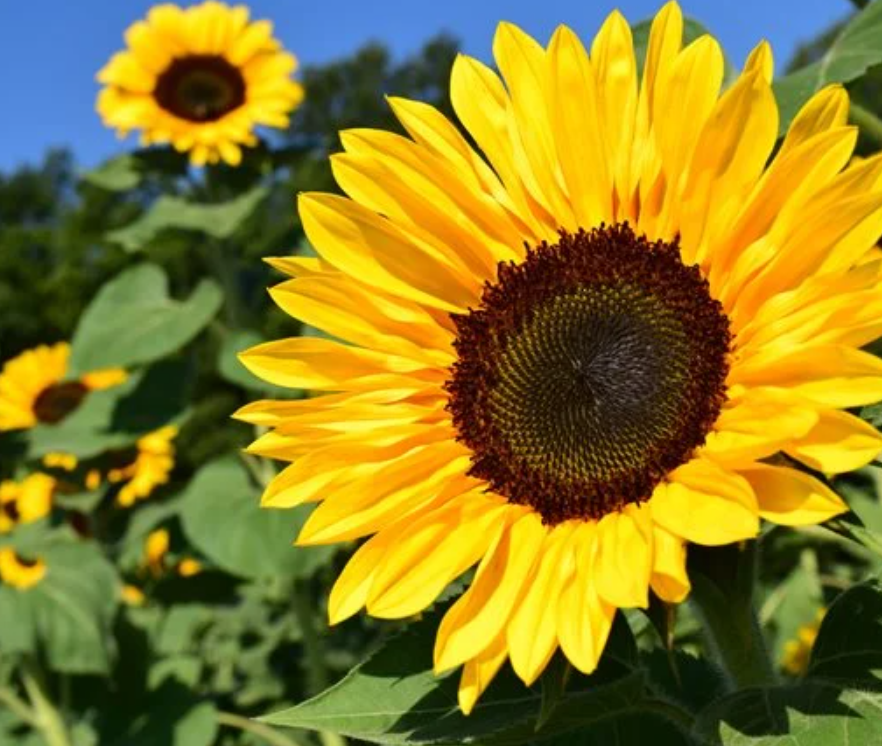
#> input picture flaskr/tools/numpyPandasPlotly/sci_py/2d_image_flower.PNG, 882 x 746 px, found by its file name
$ python scipy_fft2_filter.py
#> lines starting #> are read from the running program, lines starting #| are printed output that depends on the picture; long printed decimals are rounded
from skimage import color
from skimage import io
import matplotlib.pyplot as plt
from scipy.fft import fft, ifft, fft2, ifft2
import numpy as np

img_load = io.imread('flaskr/tools/numpyPandasPlotly/sci_py/2d_image_flower.PNG')
#> img_load is the input picture: shape (746, 882, 4); mean R, G, B, A 139.8, 126.2, 36.8, 255
rgb_img = color.rgba2rgb(img_load)
gray_img = color.rgb2gray(rgb_img)
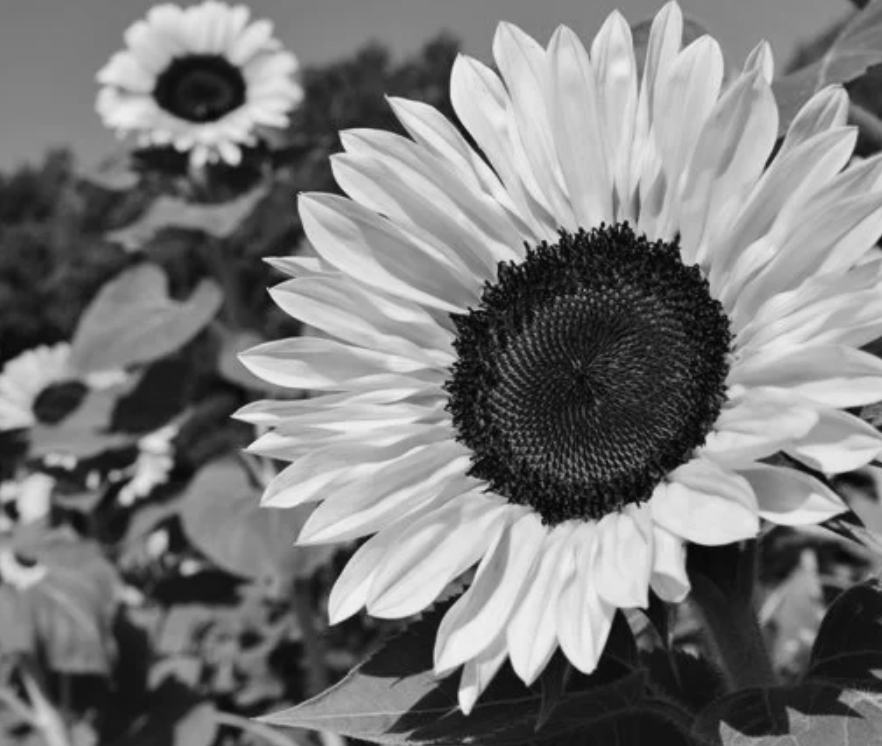
#> gray_img: shape (746, 882) float64; min 0.0184, max 0.957, mean 0.481
# plt.imshow(gray_img, cmap='gray')
# plt.show()

fig, ax = plt.subplots(nrows=3, ncols=2, figsize=(8, 7))

ax[0,0].imshow(gray_img, cmap='gray')
ax[0,0].set_title(f'original image')

# fft in 2D
fft_image = fft2(gray_img)
fy = np.fft.fftfreq(gray_img.shape[0],d=10) #suppose the spacing between pixels is 10mm, for example
fx = np.fft.fftfreq(gray_img.shape[1],d=10)
print('{:.2f} correponds to fx={:.6f} and fy={:.6f}'.format(fft_image[10,20], fx[20], fy[10]))
#| -83.17+1871.49j correponds to fx=0.002268 and fy=0.00134

p1 = ax[0,1].imshow(np.log1p(np.abs(fft_image)), cmap='gray')
ax[0,1].set_title('fft image')
# plt.imshow(np.abs(img_FT), cmap='gray', vmax=50)
# plt.colorbar()
# plt.show()

# Remove low frequencies
th = 5 # threshole
img_FT_alt = np.copy(fft_image)
img_FT_alt[-th:] = 0
img_FT_alt[:,-th:] = 0
img_FT_alt[:th] = 0
img_FT_alt[:,:th] = 0
# inverse fft in 2D

# low pass filter
p2 = ax[1,1].imshow(np.log1p(np.abs(img_FT_alt)), cmap='gray')
ax[1,1].set_title('fft lp filterd image')

img_alt = np.abs(ifft2(img_FT_alt))
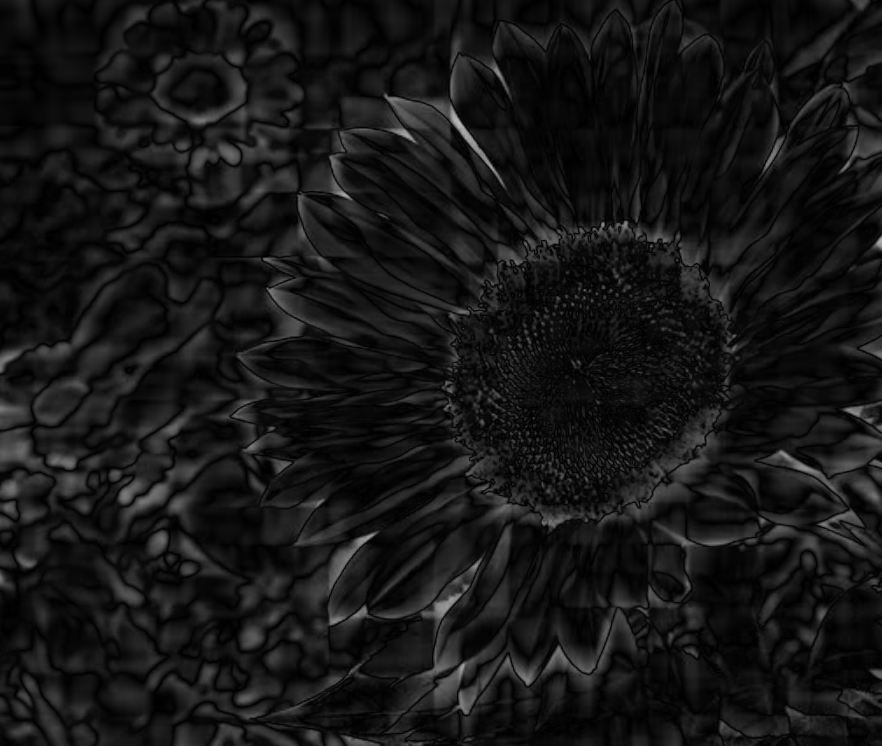
#> img_alt: shape (746, 882) float64; min 7.74e-05, max 0.732, mean 0.0888
ax[1,0].imshow(img_alt, cmap='gray')
ax[1,0].set_title(f'lp filterd image')

# hith pass filter
img_FT_alt = np.copy(fft_image)
th = 5 # threshole
img_FT_alt[-th:] = 0
img_FT_alt[:,-th:] = 0
img_FT_alt[:th] = 0
img_FT_alt[:,:th] = 0
hp_fft_image = fft_image - img_FT_alt
p3 = ax[2,1].imshow(np.log1p(np.abs(hp_fft_image)), cmap='gray')
ax[2,1].set_title('fft hp filterd image')

img_alt = np.abs(ifft2(hp_fft_image))
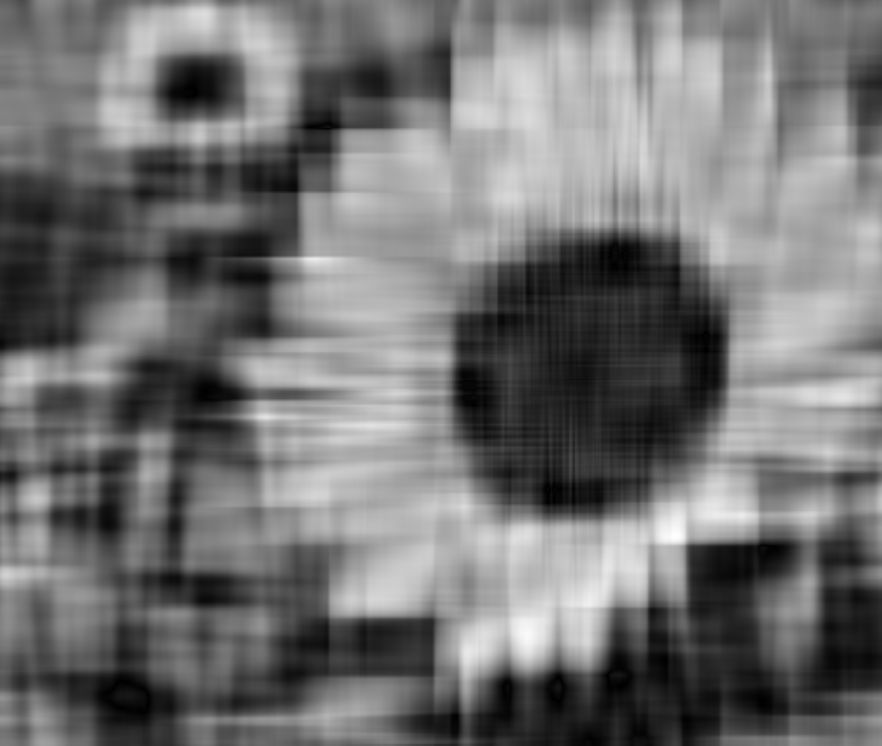
#> img_alt: shape (746, 882) float64; min 0.0003, max 1.07, mean 0.482; drawn with min black and max white
ax[2,0].imshow(img_alt, cmap='gray')
ax[2,0].set_title(f'hp filterd image')

# plt.imshow(img_alt, cmap='gray')
# plt.colorbar()
plt.colorbar(p1)
plt.colorbar(p2)
plt.colorbar(p3)
plt.tight_layout()
plt.show()
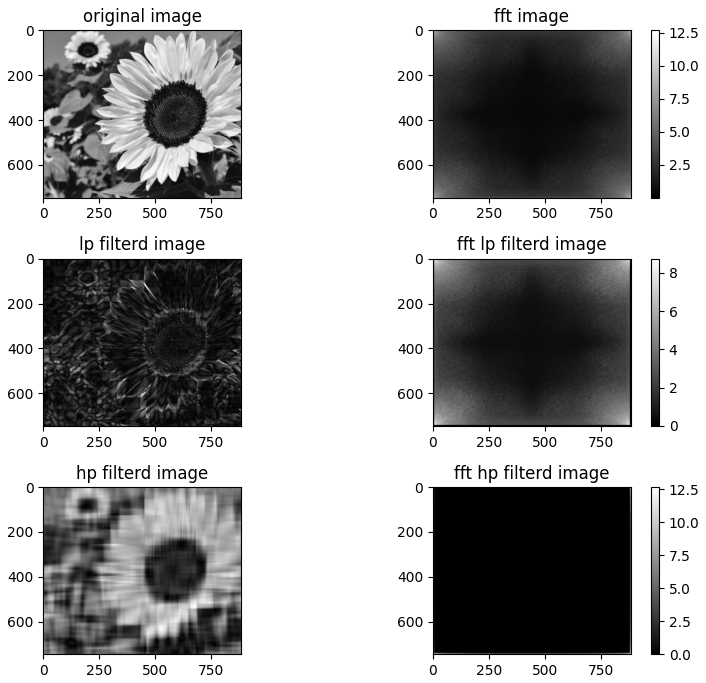
#> figure drawn by matplotlib, 9 panels
